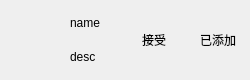
<?xml version="1.0" encoding="UTF-8"?>
<ui version="4.0">
 <class>ApplyFriendItem</class>
 <widget class="QWidget" name="ApplyFriendItem">
  <property name="geometry">
   <rect>
    <x>0</x>
    <y>0</y>
    <width>250</width>
    <height>80</height>
   </rect>
  </property>
  <layout class="QHBoxLayout" name="horizontalLayout">
   <property name="spacing">
    <number>10</number>
   </property>
   <property name="leftMargin">
    <number>12</number>
   </property>
   <property name="topMargin">
    <number>8</number>
   </property>
   <property name="rightMargin">
    <number>12</number>
   </property>
   <property name="bottomMargin">
    <number>8</number>
   </property>
   <item>
    <widget class="QLabel" name="icon_lb">
     <property name="minimumSize">
      <size>
       <width>48</width>
       <height>48</height>
      </size>
     </property>
     <property name="maximumSize">
      <size>
       <width>48</width>
       <height>48</height>
      </size>
     </property>
     <property name="text">
      <string/>
     </property>
    </widget>
   </item>
   <item>
    <layout class="QVBoxLayout" name="verticalLayout">
     <property name="spacing">
      <number>4</number>
     </property>
     <item>
      <widget class="QLabel" name="user_name_lb">
       <property name="text">
        <string>name</string>
       </property>
      </widget>
     </item>
     <item>
      <widget class="QLabel" name="user_chat_lb">
       <property name="text">
        <string>desc</string>
       </property>
      </widget>
     </item>
    </layout>
   </item>
   <item>
    <widget class="ClickedBtn" name="addBtn">
     <property name="minimumSize">
      <size>
       <width>72</width>
       <height>30</height>
      </size>
     </property>
     <property name="maximumSize">
      <size>
       <width>72</width>
       <height>30</height>
      </size>
     </property>
     <property name="text">
      <string>接受</string>
     </property>
     <property name="flat">
      <bool>true</bool>
     </property>
    </widget>
   </item>
   <item>
    <widget class="QLabel" name="already_add_lb">
     <property name="text">
      <string>已添加</string>
     </property>
    </widget>
   </item>
  </layout>
 </widget>
 <customwidgets>
  <customwidget>
   <class>ClickedBtn</class>
   <extends>QPushButton</extends>
   <header location="global">clickedbtn.h</header>
  </customwidget>
 </customwidgets>
 <resources/>
 <connections/>
</ui>
